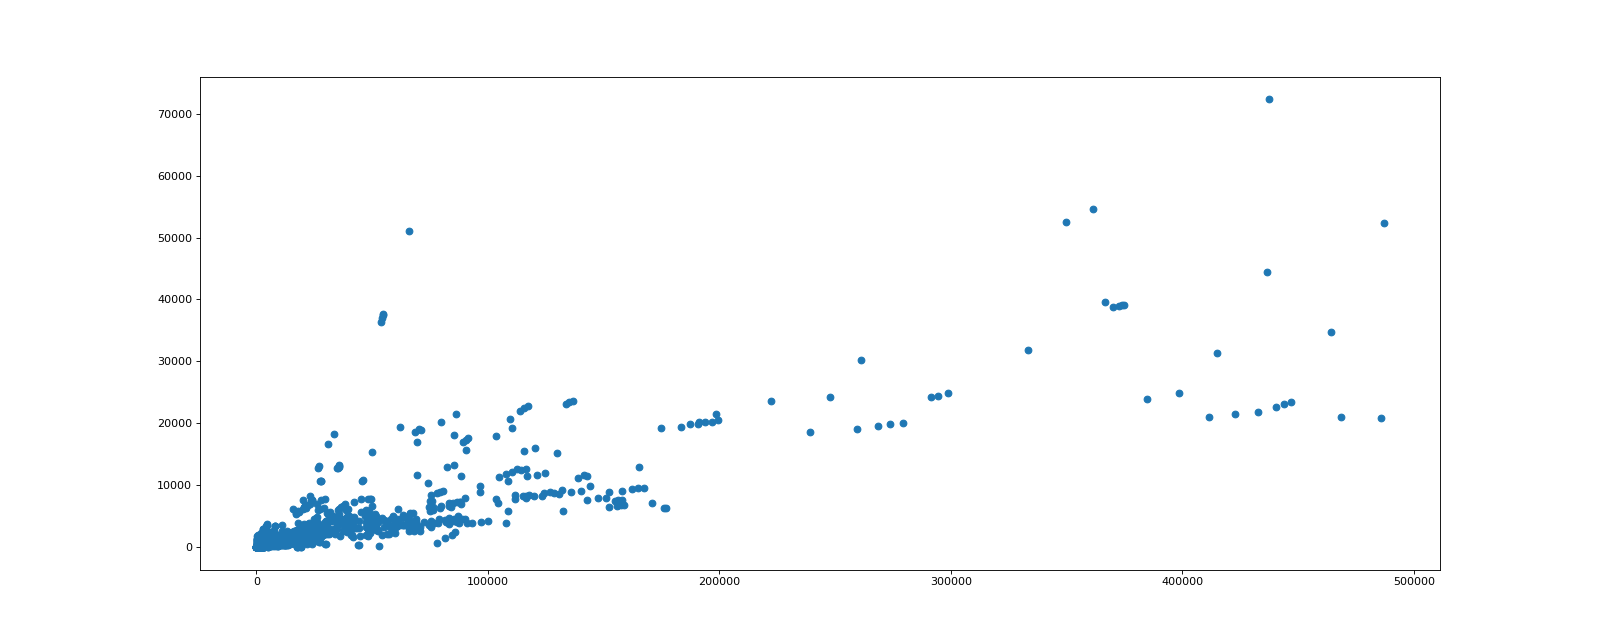

Write the Python code that produced this figure.
#-*-coding:utf-8-*- 
"""
 @anthor:coingzhe
 @contact:[email redacted]
 @time:2019/10/7上午11:39
"""
import numpy as np
from matplotlib import pyplot as plt
# numpy读取数据
us_filePath = "./US_video_data_numbers.csv"
us_videos_Path = "./USvideos.csv"

uk_file_path = "./GB_video_data_numbers.csv"
uk_videos_path = "./GBvideos.csv"

t_uk = np.loadtxt(uk_file_path,delimiter=',',dtype="int")
# xuanze xihuanshubi 50wan xiao
t_uk = t_uk[t_uk[:,1]<=500000]

t_uk_comment = t_uk[:,-1]
t_uk_like = t_uk[:,1]



plt.figure(figsize=(20,8),dpi=80)
plt.scatter(t_uk_like,t_uk_comment)

plt.savefig('./test10.png')

plt.show()

#sandiantu